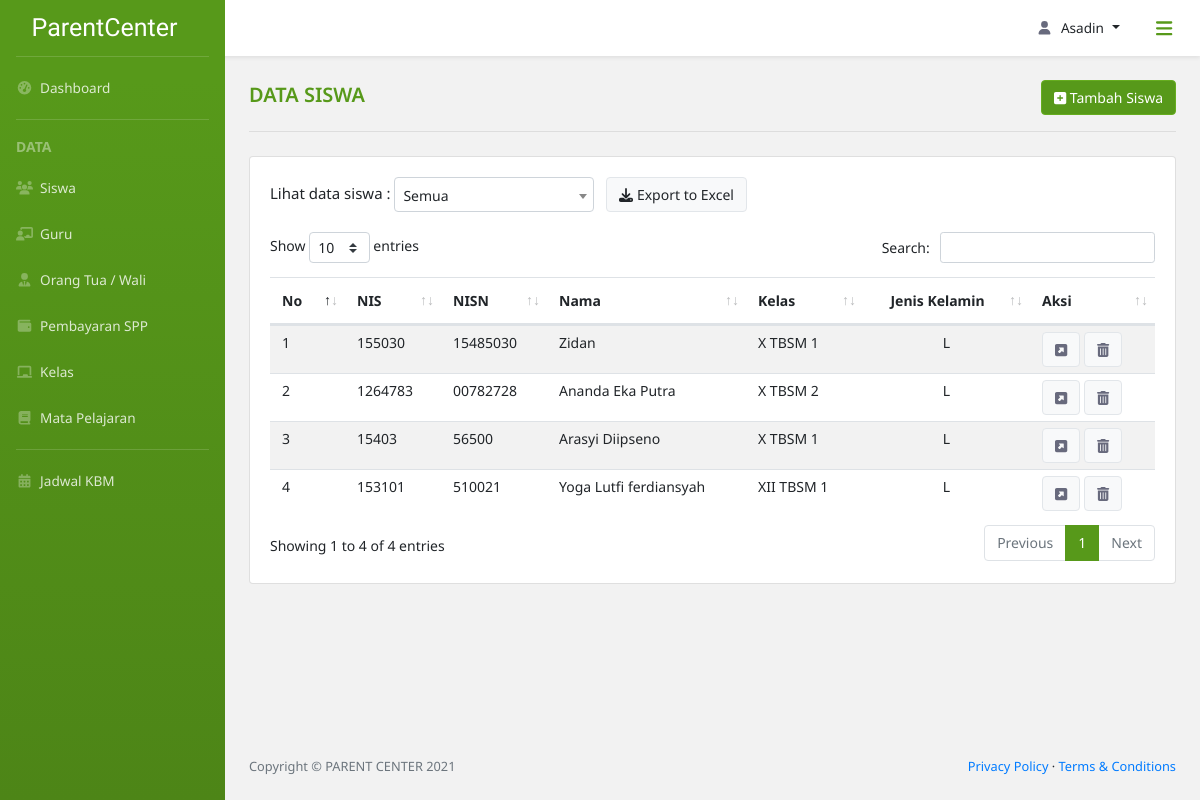
The page /data_siswa/ (signed in) on the database its author committed.
### parent_center_app/models.py (models this page shows, shortened)
class Siswa(models.Model):
    nis = models.CharField(max_length=15, null=True)
    nisn = models.CharField(max_length=15, null=True)
    id_siswa = models.CharField(
        max_length=30,
        primary_key=True,
        unique=True,
        default=custom_siswa,
        editable=False
    )
    nama = models.CharField(max_length=50)
    tpt_lahir = models.CharField(max_length=50)
    tgl_lahir = models.DateField(default=date.today)
    agama = models.CharField(max_length=15)
    class jns_kelamin(models.TextChoices):
        P = 'Perempuan'
        L = 'Laki-Laki'
    jns_kelamin = models.CharField(
        max_length=10,
        choices=jns_kelamin.choices,
        default=jns_kelamin.L
    )
    no_tlp = models.CharField(max_length=13, null=True)
    alamat = models.TextField(null=True)
    id_kelas = models.ForeignKey(
        Kelas,
        null=True,
        on_delete=models.SET_NULL
    )

class Kelas(models.Model):
    id_kelas = models.CharField(
        max_length=10,
        primary_key=True,
        unique=True,
        default=custom_kelas,
        editable=False
    )
    class rentang_kelas(models.TextChoices):
        X = 'X'
        XI = 'XI'
        XII = 'XII'
    kelas = models.CharField(
        max_length=3,
        choices=rentang_kelas.choices,
        default=rentang_kelas.X
    )
    class jurusan(models.TextChoices):
        TITL = 'TITL', 'Teknik Intalasi Tenaga Listrik'
        TP = 'TP', 'Teknik Pemesinan'
        TKR = 'TKR', 'Teknik Kendaraan Ringan'
        TKJ = 'TKJ', 'Teknik Komputer Jaringan'
        RPL = 'RPL', 'Rekayasa Perangkat Lunak'
        TBSM = 'TBSM', 'Teknik dan Bisnis Sepeda Motor'
    jurusan = models.CharField(
        max_length=30,
        choices=jurusan.choices,
        default=jurusan.TITL
    )
    no_kelas = models.SmallIntegerField(
        default=1,
        validators=[MinValueValidator(1)]
    )

### parent_center_app/views.py (the view)
# urls.py: path('data_siswa/', views.dataSiswa, name='data siswa'),
@login_required(login_url='login')
def dataSiswa(request):
    if level_permission(request, ['Admin']) is False:
        return redirect(level_login(request))
    else:
        siswas = Siswa.objects.all()
        kelass = Kelas.objects.all().order_by('kelas', 'jurusan', 'no_kelas')
        context = {
            'title': 'Data Siswa',
            'Siswas': siswas,
            'Kelass': kelass,
        }
        return render(request,
                      'parent_center_app/data_siswa.html',
                      context)

### parent_center_app/views.py (called while the page is built)
def level_permission(current_user, level: list) -> bool:
    if current_user.user.extenduser.user_level in level:
        return True
    else:
        return False

### parent_center_app/templates/parent_center_app/Data_siswa.html (shortened to what this page needs)
{% extends 'parent_center_app/base.html' %}
{% block breadcrumb %}
<div class="row d-flex pt-4 div-tambah">
    <div class="col-lg-7 col-sm-6">
        <div class="div-title">
            <span class="title-content">{{title}}</span>
        </div>
    </div>
    <div class="col-lg-5 col-sm-6 align-self-center text-right">
        <a class="btn btn-light btn-tambah" href="{% url 'tambah siswa' %}"><i class="fas fa-plus-square"></i> Tambah Siswa</a>
    </div>
</div>
<hr class="dropdown-divider hr-title mb-4 mx-4 mt-3">
{% endblock breadcrumb %}
{% block content %}
    <div class="row">
        <div class="col-lg-12">
            <div class="card">
                <div class="card-body card-dashboard">
                    <div class="row mx-0">
                        <div class="col-lg-12 px-0 div-sort">
                            Lihat data siswa :
                            <button class="btn btn-light ml-2 btn-export"><i class="fas fa-download"></i> Export to Excel</button>
                        </div>
                    </div>
                    <div class="table-responsive table-siswa">
                        <table class="table table table-striped table-siswa" id="table-custom">
                            <thead>
                                <tr>
                                    <th scope="col">No</th>
                                    <th scope="col">NIS</th>
                                    <th scope="col">NISN</th>
                                    <th scope="col">Nama</th>
                                    <th scope="col">Kelas</th>
                                    <th scope="col" class="text-center">Jenis Kelamin</th>
                                    <th scope="col">Aksi</th>
                                </tr>
                            </thead>
                            <tbody>
                                {% for siswa in Siswas %}
                                <tr>
                                    <td>{{forloop.counter}}</td>
                                    <td>{{siswa.nis}}</td>
                                    <td>{{siswa.nisn}}</td>
                                    <td>{{siswa.nama}}</td>
                                    <td>
                                        {{siswa.id_kelas.kelas}}
                                            {% if siswa.id_kelas.jurusan == "Rekayasa Perangkat Lunak" %}
                                                RPL
                                            {% elif siswa.id_kelas.jurusan == "Teknik Komputer Jaringan" %}
                                                TKJ
                                            {% elif siswa.id_kelas.jurusan == "Teknik Intalasi Tenaga Listrik" %}
                                                TITL
                                            {% elif siswa.id_kelas.jurusan == "Teknik Pemesinan" %}
                                                TP
                                            {% elif siswa.id_kelas.jurusan == "Teknik Kendaraan Ringan" %}
                                                TKR
                                            {% else %}
                                                TBSM
                                            {% endif %}
                                        {{ siswa.id_kelas.no_kelas }}
                                    </td>
                                    <td class="text-center">
                                        {% if siswa.jns_kelamin == "Laki-Laki" %}
                                            L
                                        {% else %}
                                            P
                                        {% endif %}
                                    </td>
                                    <td>
                                        <a class="btn btn-light" href="{% url 'detail siswa' pk=siswa.pk %}"><i class="fas fa-external-link-square-alt"></i></a>
                                        <button class="btn btn-light" type="button" data-toggle="modal" data-target="#modal_hapus">
                                            <i class="fas fa-trash-alt"></i>
                                        </button>
                                    </td>
                                </tr>
                                {% endfor %}
                            </tbody>
                        </table>
                    </div>
                </div>
            </div>
        </div>
    </div>
{% endblock content %}

### parent_center_app/templates/parent_center_app/base.html (shortened to what this page needs)
{% load static %}
<!DOCTYPE html>
<html lang="en">
    <head>
        <link href="{% static 'parent_center_app/assets/css/bootstrap-toggle.min.css' %}" rel="stylesheet">
        <link href="{% static 'parent_center_app/assets/css/style-custom.css' %}" rel="stylesheet" />
        <link href="{% static 'parent_center_app/assets/css/styles.css' %}" rel="stylesheet" />
        <link rel="stylesheet" type="text/css" href="{% static 'parent_center_app/assets/css/dataTables.bootstrap4.min.css' %}"/>
        <link href="{% static 'parent_center_app/vendor/fontawesome-free/css/all.min.css' %}" rel="stylesheet" type="text/css">
        <link href="//cdn.jsdelivr.net/npm/select2@4.1.0-rc.0/dist/css/select2.min.css" rel="stylesheet" />
    </head>
    <body class="sb-nav-fixed">
        <nav class="sb-topnav navbar navbar-expand navbar-dark bg-putih shadow-sm">
            <button class="btn btn-link btn-sm order-1 rounded-circle" id="sidebarToggle" href="#"><i class="fas fa-bars fa-lg"></i></button>
            <ul class="navbar-nav ml-auto md-0 mr-2">
                <li class="nav-item dropdown">
                    <a class="nav-link dropdown-toggle" id="userDropdown" href="#" role="button" data-toggle="dropdown" aria-haspopup="true" aria-expanded="false"><i class="fas fa-user fa-fw"></i>{{ request.user }}</a>
                </li>
            </ul>
        </nav>
        <div id="layoutSidenav">
            <div id="layoutSidenav_nav">
                <nav class="sb-sidenav accordion bg-green" id="sidenavAccordion">
                    <div class="sb-sidenav-menu">
                        <div class="nav">
                            <a class="navbar-brand d-flex align-self-center align-items-center" href="/dashboard_admin">
                                ParentCenter
                            </a>
                            <div class="dropdown-divider mx-3 mt-0"></div>
                            <a class="nav-link" href="/dashboard_admin">
                                <i class="fas fa-fw fa-tachometer-alt"></i>&nbsp;
                                Dashboard
                            </a>
                            <div class="dropdown-divider mx-3"></div>
                            <div class="dropdown-header">
                                DATA
                            </div>
                            <a class="nav-link" href="/data_siswa">
                                <i class="fas fa-fw fa-users"></i>&nbsp;
                                Siswa
                            </a>
                            <a class="nav-link" href="/data_guru">
                                <i class="fas fa-fw fa-chalkboard-teacher"></i>&nbsp;
                                Guru
                            </a>
                            <a class="nav-link" href="/data_orangtua">
                                <i class="fas fa-fw fa-user-tie"></i>&nbsp;
                                Orang Tua / Wali
                            </a>
                            <a class="nav-link" href="/cari_spp">
                                <i class="fas fa-fw fa-wallet"></i>&nbsp;
                                Pembayaran SPP
                            </a>
                            <a class="nav-link" href="/data_kelas">
                                <i class="fas fa-fw fa-chalkboard"></i>&nbsp;
                                Kelas
                            </a>
                            <a class="nav-link" href="/data_mapel">
                                <i class="fas fa-fw fa-book"></i>&nbsp;
                                Mata Pelajaran
                            </a>
                            <div class="dropdown-divider mx-3"></div>
                            <a class="nav-link" href="/jadwal_kbm">
                                <i class="fas fa-fw fa-calendar-alt"></i>&nbsp;
                                Jadwal KBM
                            </a>
                        </div>
                    </div>
                </nav>
            </div>
            <div id="layoutSidenav_content">
                <main>
                    <div class="container-fluid px-0">
                        {% block breadcrumb %}
                        {% endblock breadcrumb %}
                        {% block content %}
                        {% endblock content %}
                    </div>
                </main>
                <footer class="py-4 bg-grey mt-auto">
                    <div class="container-fluid">
                        <div class="d-flex align-items-center justify-content-between small">
                            <div class="text-muted">Copyright &copy; PARENT CENTER 2021</div>
                            <div>
                                <a href="/privacy-policy">Privacy Policy</a>
                                &middot;
                                <a href="/terms-condition">Terms &amp; Conditions</a>
                            </div>
                        </div>
                    </div>
                </footer>
            </div>
        </div>
    </body>
</html>

### parent_center_app/static/parent_center_app/assets/css/style-custom.css (style rules this page uses)
* { font-family: 'Noto Sans', sans-serif; }
body { background-color: #f2f2f2!important; }
#userDropdown svg { margin-right: .5rem; }
#userDropdown { text-transform: capitalize; }
a#userDropdown.nav-link.dropdown-toggle::after { margin-left: .5rem!important; }
.bg-putih { background-color: #fff; }
.bg-green { background-color: #57991a; background-image: linear-gradient(180deg,#57991a 10%,#4d8517 100%); background-size: cover; }
.sb-sidenav-menu a.nav-link { color: rgba(255,255,255,.8)!important; }
.sb-sidenav-menu a.nav-link svg { color: rgba(255,255,255,.3)!important; }
.navbar-nav a, #ddUser .dropdown-item { color: #212529!important; }
.navbar-nav a svg, .card-dashboard svg { color: #686a7d!important; }
.sb-sidenav .dropdown-divider { border-color: rgba(255,255,255,.15); }
.sb-sidenav .dropdown-header { color: rgba(255,255,255,.4); }
#sidebarToggle { height: 2.5rem!important; width: 2.5rem!important; font-weight: 400!important; color: #57991a!important; }
.navbar-brand { height: 56px; color: #fff; font-family: 'Satisfy', cursive!important; font-size: 25px!important; }
.sb-nav-fixed .sb-topnav { z-index: 1038!important; }
.sb-nav-fixed #layoutSidenav #layoutSidenav_nav .sb-sidenav { padding-top: 0!important; }
.dropdown-header { padding-left: 1rem!important; font-weight: bold; }
.sb-sidenav-menu, .sb-topnav.navbar, #ddUser .dropdown-item { font-size: 13.6px; }
.nav-link { padding: 12.8px 16px!important; }
.title-content { font-size: 20px; font-weight: 600; color: #57991a; text-transform: uppercase; }
.hr-title { border-color: #ddd!important; border-width: 2px; }
.card-dashboard, #btn-jadwal, .dropdown-jadwal .dropdown-item { font-size: 15px!important; }
.card-dashboard .row { margin-bottom: 1.25rem; }
#table-custom_wrapper *, .table-custom-dashboard * { font-size: 14px; }
.container-fluid .row { margin-left: .75rem; margin-right: .75rem; }
.table-siswa tbody tr td { padding: 6px 12px; }
.btn-tambah.btn-light { background-color: #57991a!important; border-color: #66ad1f!important; font-size: 14px!important; color: #fff!important; }
.div-sort * { font-size: 14px!important; color: #212529; }
.btn-light { border: 1px solid #e2e6ea!important; }

### rows shown on the page
Siswa: nis "155030", nisn "15485030", nama "Zidan", id_kelas.kelas "X", shows "TBSM", id_kelas.no_kelas "1", jns_kelamin "L"
Siswa: nis "1264783", nisn "00782728", nama "Ananda Eka Putra", id_kelas.kelas "X", shows "TBSM", id_kelas.no_kelas "2", jns_kelamin "L"
Siswa: nis "15403", nisn "56500", nama "Arasyi Diipseno", id_kelas.kelas "X", shows "TBSM", id_kelas.no_kelas "1", jns_kelamin "L"
Siswa: nis "153101", nisn "510021", nama "Yoga Lutfi ferdiansyah", id_kelas.kelas "XII", shows "TBSM", id_kelas.no_kelas "1", jns_kelamin "L"

### other values the page prints
{{ request.user }} "Asadin"
{{ title }} "DATA SISWA"
